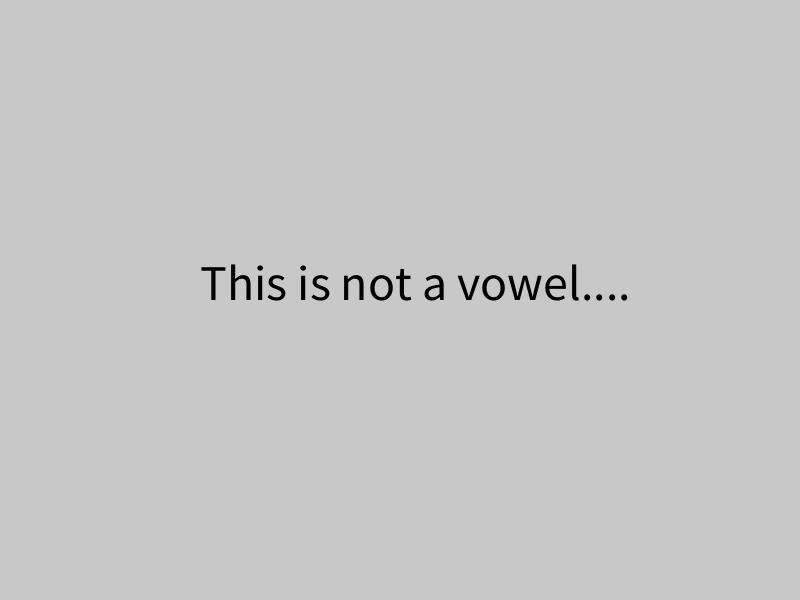
Frame 1 (no input)
Frame 60 (the mouse pressed at the canvas centre just before this capture): identical to frame 1, image omitted
Frame 120 (the mouse held since frame 60 and released just before this capture): identical to frame 1, image omitted

The Processing sketch that drew this single still picture (run headless with seeded random() and noise(); from frame 60 on, the mouse is pressed at the canvas centre):

// Processing sketch: Input_Output_Practice
// ── Input_Output_Practice.pde
void setup()
{
  size(800, 600);
}

void draw()
{
  background(200);
  fill(0);
  if (isAVowel(keyPressed) == true)
  {
    textSize(50);
    text("This is a vowel!", width/2-200, height/2);
  } else
  {
    textSize(50);
    text("This is not a vowel....", width/2-200, height/2);
  }
}

boolean isAVowel(boolean keyPressed)
{
  if (keyPressed && key == 'a' || keyPressed && key == 'e' || keyPressed && key == 'i' || keyPressed && key == 'o' || keyPressed && key == 'u')
  {
    return true;
  } else
  {
    return false;
  }
}
